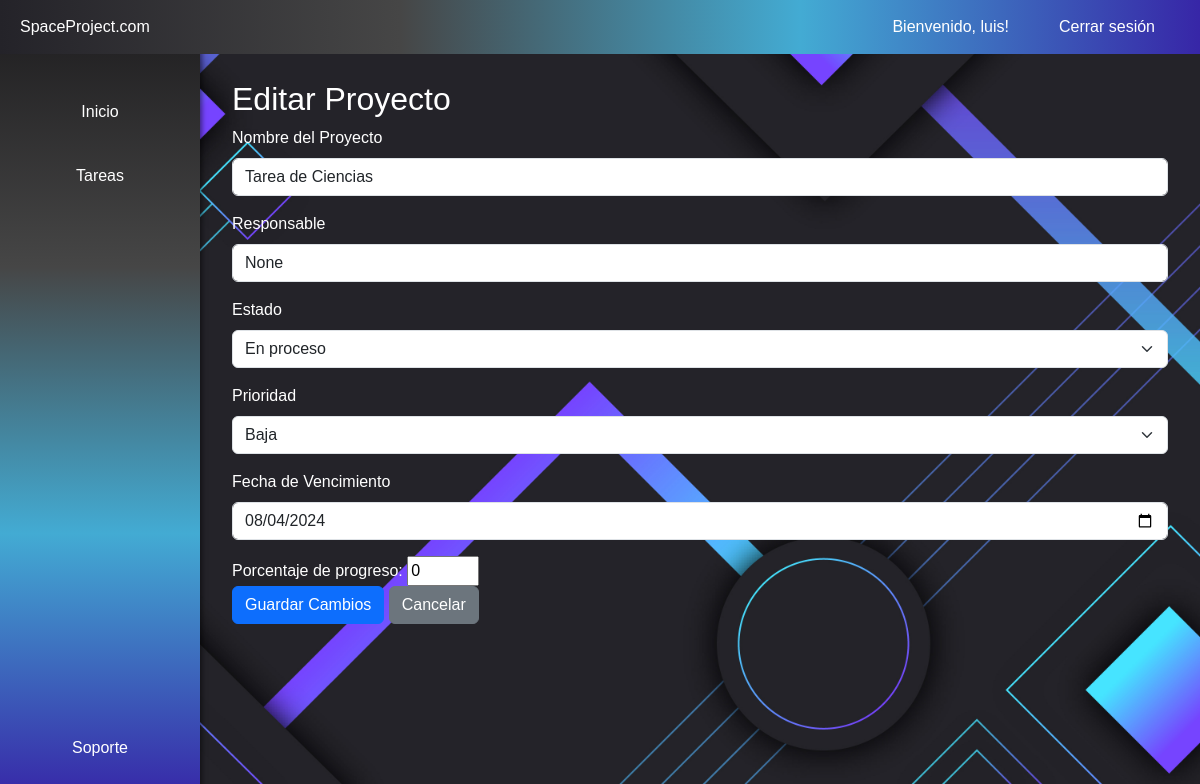
Before: /actualizar/8/ (signed in) with the older database file.
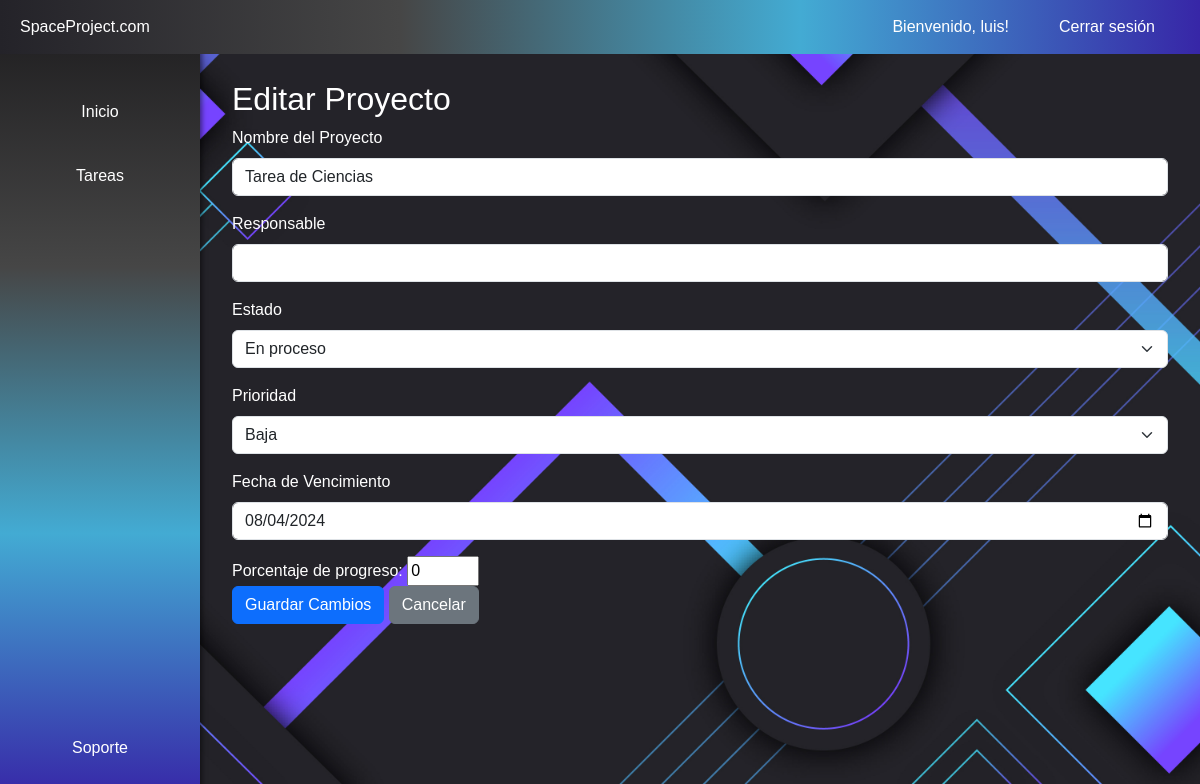
After: the same page with the newer database file.
### gestor/models.py (models this page shows, shortened)
class Proyecto(models.Model):
    id_proyecto = models.AutoField(primary_key=True, verbose_name='ID Proyecto')
    nombre_proyecto = models.CharField(max_length=255)
    responsable = models.EmailField(null=True, blank=True)
    id_estado = models.ForeignKey(Estado, on_delete=models.CASCADE)
    id_prioridad = models.ForeignKey(Prioridad, on_delete=models.CASCADE)
    fecha_vencimiento = models.DateField(default=timezone.now() + timedelta(days=30))
    id_usuario = models.ForeignKey(User, on_delete=models.CASCADE)
    porcentaje = models.PositiveIntegerField(default=0)  # Nuevo campo de porcentaje

class Estado(models.Model):
    id_estado = models.AutoField(primary_key=True, verbose_name='ID Estado')
    descripcion_estado = models.CharField(max_length=50)
    id_usuario = models.ForeignKey(User, null=True, blank=True, on_delete=models.CASCADE)

class Prioridad(models.Model):
    id_prioridad = models.AutoField(primary_key=True, verbose_name='ID Prioridad')
    descripcion_prioridad = models.CharField(max_length=50)
    id_usuario = models.ForeignKey(User, null=True, blank=True, on_delete=models.CASCADE)

### gestor/views.py (the view)
# urls.py: path('actualizar/<int:id>/', actualizar_proyecto, name='actualizar_proyecto'),
@login_required(login_url='/accounts/login/')
def actualizar_proyecto(request, id):
    proyecto = get_object_or_404(Proyecto, id_proyecto=id, id_usuario=request.user)
    if request.method == 'POST':
        proyecto.nombre_proyecto = request.POST['nombre_proyecto']
        proyecto.responsable = request.POST['responsable']
        proyecto.id_estado = get_object_or_404(Estado, Q(id_estado=request.POST['id_estado']) & (Q(id_usuario=request.user) | Q(id_usuario=None)))
        proyecto.id_prioridad = get_object_or_404(Prioridad, Q(id_prioridad=request.POST['id_prioridad']) & (Q(id_usuario=request.user) | Q(id_usuario=None)))
        proyecto.fecha_vencimiento = request.POST['fecha_vencimiento']
        proyecto.porcentaje = int(request.POST['porcentaje'])  # Actualizamos el porcentaje
        proyecto.save()
        return redirect('index')
    else:
        estados = Estado.objects.filter(Q(id_usuario=request.user) | Q(id_usuario=None))
        prioridades = Prioridad.objects.filter(Q(id_usuario=request.user) | Q(id_usuario=None))
        return render(request, 'proyectos/editar.html', {'proyecto': proyecto, 'estados': estados, 'prioridades': prioridades})

### gestor/templates/proyectos/editar.html (shortened to what this page needs)
{% extends "base.html" %}
{% block contenido %}
<div class="container">
    <h2>Editar Proyecto</h2>
    <form method="POST">
        <div class="mb-3">
            <label for="nombre_proyecto" class="form-label">Nombre del Proyecto</label>
            <input type="text" class="form-control" id="nombre_proyecto" name="nombre_proyecto" value="{{ proyecto.nombre_proyecto }}" required>
        </div>
        <div class="mb-3">
            <label for="responsable" class="form-label">Responsable</label>
            <input type="text" class="form-control" id="responsable" name="responsable" value="{{ proyecto.responsable }}">
        </div>
        <div class="mb-3">
            <label for="id_estado" class="form-label">Estado</label>
            <select class="form-select" id="id_estado" name="id_estado" required>
                {% for estado in estados %}
                <option value="{{ estado.id_estado }}" {% if estado.id_estado == proyecto.id_estado.id_estado %}selected{% endif %}>{{ estado.descripcion_estado }}</option>
                {% endfor %}
            </select>
        </div>
        <div class="mb-3">
            <label for="id_prioridad" class="form-label">Prioridad</label>
            <select class="form-select" id="id_prioridad" name="id_prioridad" required>
                {% for prioridad in prioridades %}
                <option value="{{ prioridad.id_prioridad }}" {% if prioridad.id_prioridad == proyecto.id_prioridad.id_prioridad %}selected{% endif %}>{{ prioridad.descripcion_prioridad }}</option>
                {% endfor %}
            </select>
        </div>
        <div class="mb-3">
            <label for="fecha_vencimiento" class="form-label">Fecha de Vencimiento</label>
            <input type="date" class="form-control" id="fecha_vencimiento" name="fecha_vencimiento" value="{{ proyecto.fecha_vencimiento|date:'Y-m-d' }}" required>
        </div>
        <div>
            <label for="porcentaje">Porcentaje de progreso:</label>
            <input type="number" id="porcentaje" name="porcentaje" min="0" max="100" value="{{ proyecto.porcentaje }}">
        </div>
        <button type="submit" class="btn btn-primary">Guardar Cambios</button>
        <a href="{% url 'index' %}" class="btn btn-secondary">Cancelar</a>
    </form>
</div>
{% endblock %}

Changed rows visible on the page:
changed Proyecto "Tarea de Ciencias": responsable "None" → (not shown)
